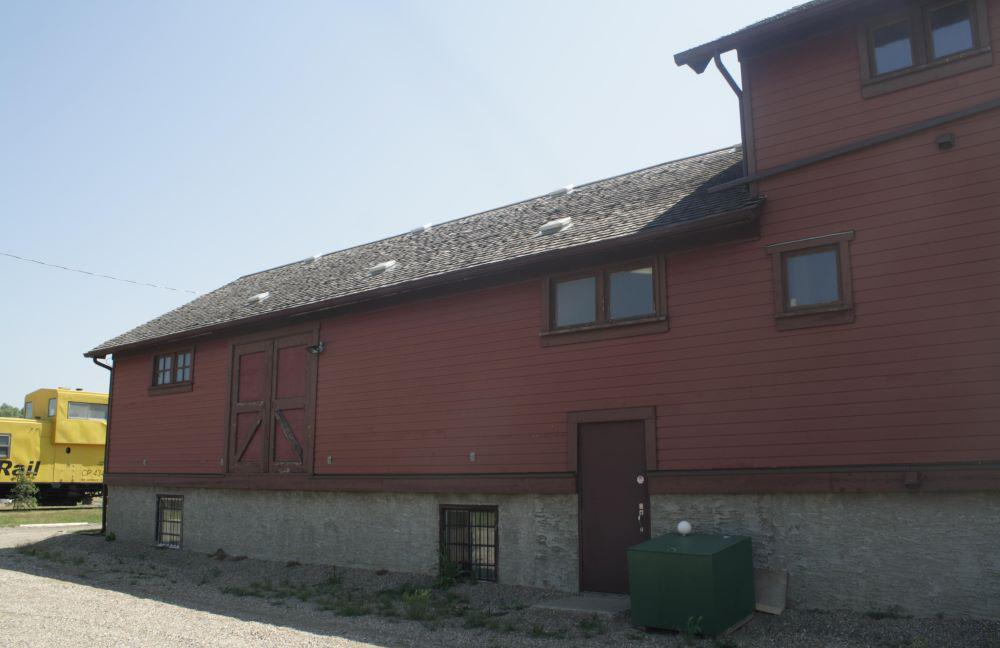
#> input picture semi-dehaze-non/dataset/HAZERD/gt/IMG_7033_RGB.jpg, 1000 x 648 px, found by its file name; its folder holds 4 pictures in this run
$ python resize.py
#> lines starting #> are read from the running program, lines starting #| are printed output that depends on the picture
import os
from PIL import Image
from PIL.Image import Resampling

dir_img="dataset/O-HAZE/scale_8/gt"
dir_save= "dataset/O-HAZE/scale_16/gt"
size=(544,400)

list_temp = os.listdir(dir_img)
for img_name in list_temp:
    img_path=dir_img+"/"+img_name
    print(img_path)
    old_img=Image.open(img_path)
#> old_img is the input picture: PIL image 1000x648 RGB; mean R, G, B 117, 115.7, 119.3
    save_path=dir_save+"/"+img_name
    print(save_path)

    old_img.resize(size,Resampling.LANCZOS).save(save_path)
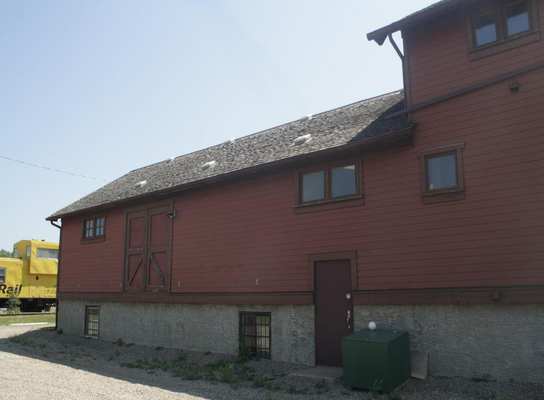
#> saved as IMG_7033_RGB.jpg: PIL image 544x400 RGB; mean R, G, B 117, 115.7, 119.3
#> pass 2 of the loop `for img_name in list_temp:`:
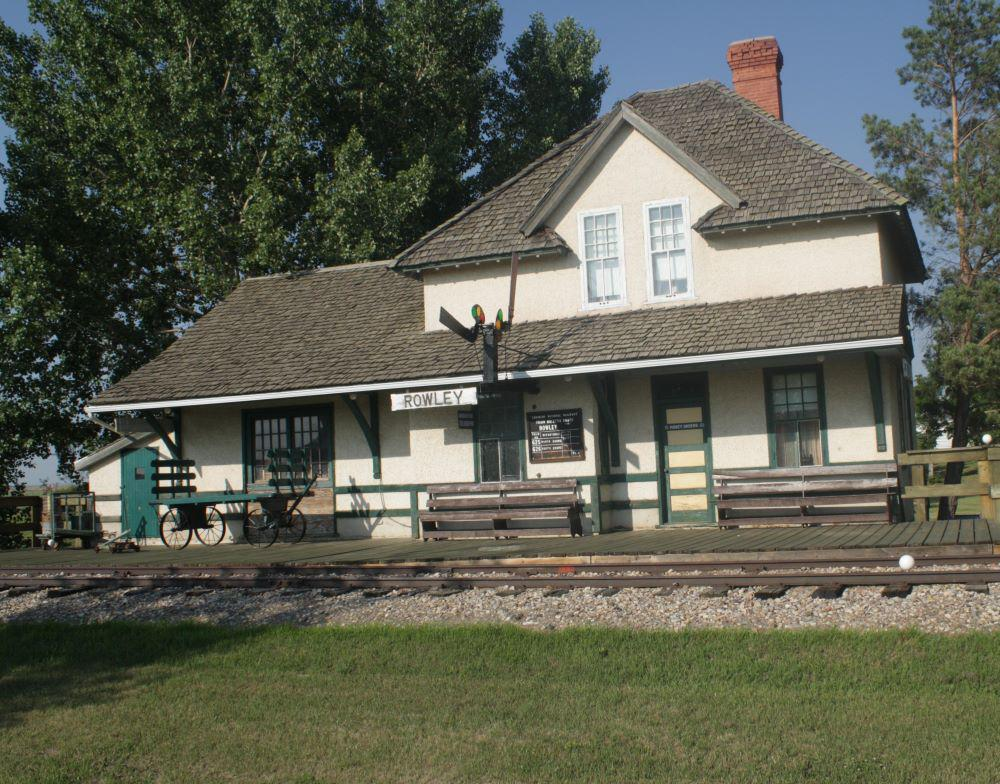
#> input picture semi-dehaze-non/dataset/HAZERD/gt/IMG_7411_RGB.jpg, 1000 x 784 px, found by its file name
#> old_img is the input picture: PIL image 1000x784 RGB; mean R, G, B 92.1, 94.8, 80.8
#> `old_img.resize(size,Resampling.LANCZOS).save(save_path)`:
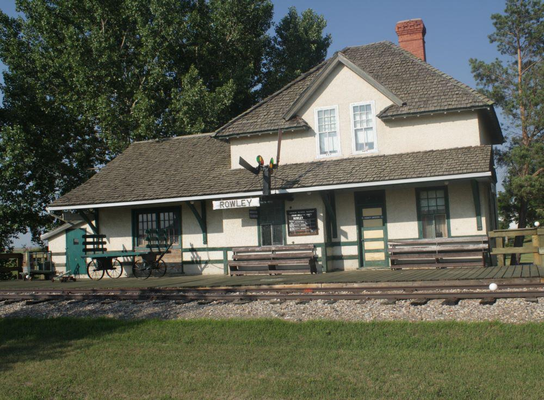
#> saved as IMG_7411_RGB.jpg: PIL image 544x400 RGB; mean R, G, B 92.1, 94.8, 80.8
#> pass 3 of the loop `for img_name in list_temp:`:
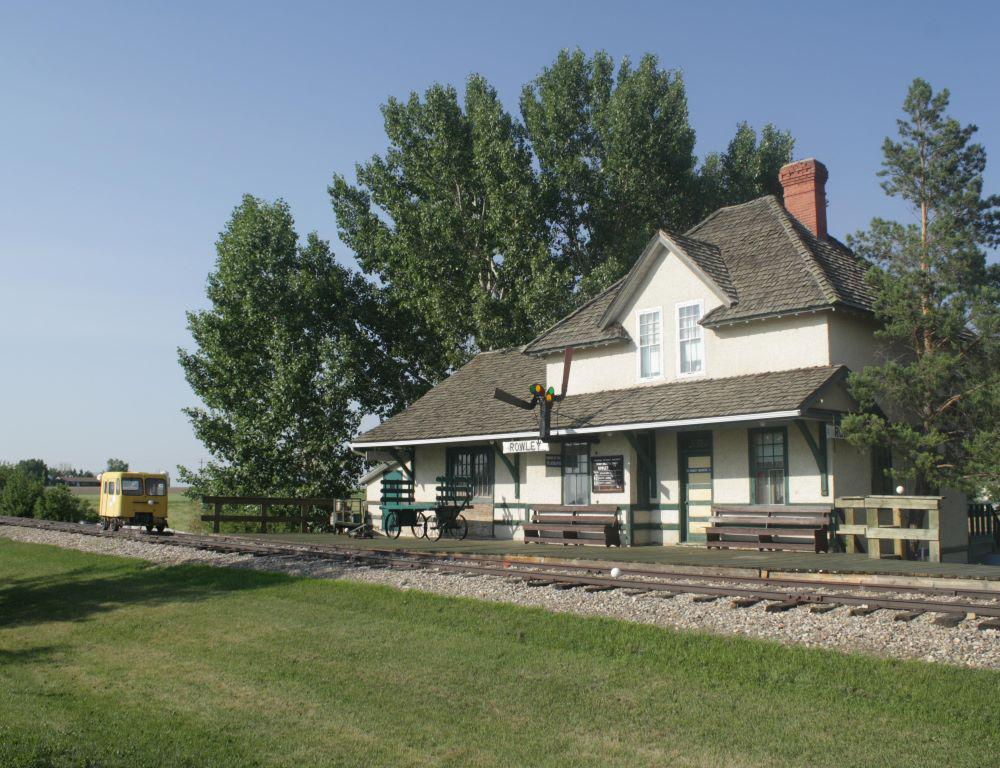
#> input picture semi-dehaze-non/dataset/HAZERD/gt/IMG_7460_RGB.jpg, 1000 x 768 px, found by its file name
#> old_img is the input picture: PIL image 1000x768 RGB; mean R, G, B 110.6, 120.5, 112.7
#> `old_img.resize(size,Resampling.LANCZOS).save(save_path)`:
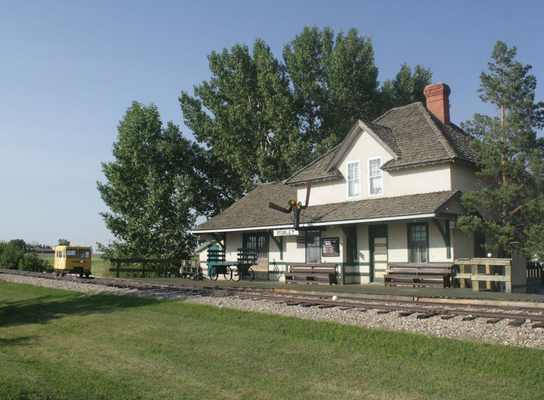
#> saved as IMG_7460_RGB.jpg: PIL image 544x400 RGB; mean R, G, B 110.6, 120.5, 112.7
#> the loop made 4 passes; the first 3 are shown
